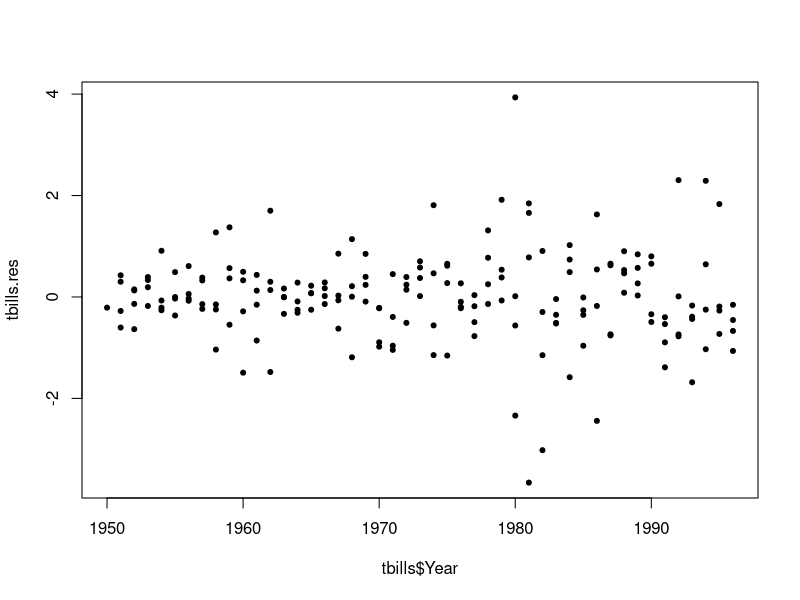
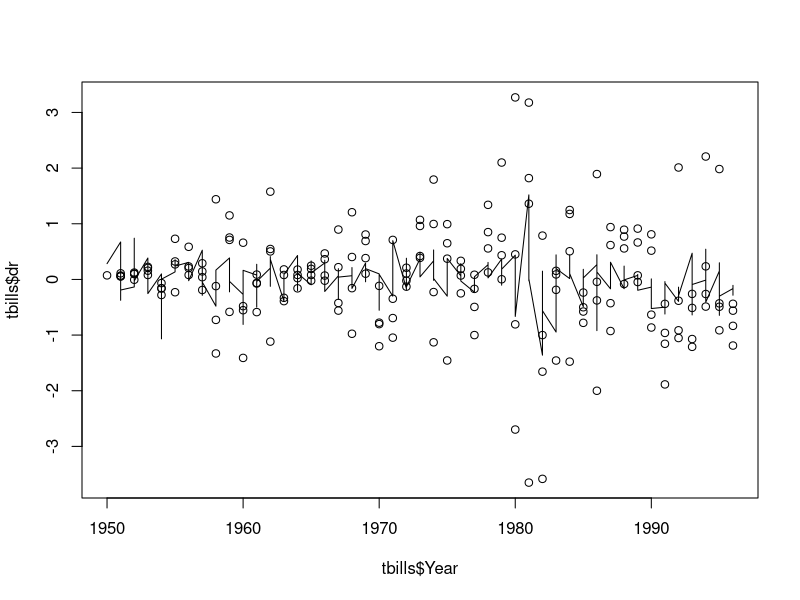

Here is the R script that generated these plots, in order: (Note: this script raises an error after producing the figures.)
library('zoo')

tbills <- read.table('tbrate.txt')
names(tbills) <- c('Obs', 'Year', 'Q', 'r', 'GDP', 'pi')
tbills <- zoo(tbills)

tbills$dGDP1 <- lag(tbills$GDP,-1) - lag(tbills$GDP,-2)

tbills$dr <- tbills$r - lag(tbills$r,-1)
tbills$dr1 <- lag(tbills$dr, -1, na.pad=TRUE)
tbills$dr2 <- lag(tbills$dr, -2, na.pad=TRUE)
tbills$pi1 <- lag(tbills$pi, -1, na.pad=TRUE)

tbills <- subset(tbills, Year > 1950 | Q==4)

tbills.lm <- lm(dr~pi1+dGDP1+dr1+dr2, data= tbills)
tbills.res <- residuals(tbills.lm)
tbills$fit <- fitted(tbills.lm)

#residuals from the regression
plot(tbills$Year, tbills.res, pch=20) 

#fitted vs actual values of dr
plot(tbills$Year, tbills$dr, type='points') + lines(tbills$Year, tbills$fit) 
ggplot(tbills, aes(Year, dr)) + geom_point(aes(Year, dr)) + geom_line(aes(Year, fit))

#regress the residuals on the fitted value and a constant
res.lm <- lm(tbills.res ~ tbills.fit)

#regress the fitted value on the residuals and a constant
fit.lm <- lm(tbills.fit ~ tbills.res)

########################## 2.24 ###########################

#ols w/o inflation
dr.lm <- lm(dr~dGDP1+dr1+dr2, data=tb2)
e <- residuals(dr.lm)

#ols of inflation
infl.lm <- lm(pi1 ~ dGDP1 + dr1 + dr2, data = tbills)
v <- residuals(infl.lm)

#regress e ~ v
ll <- lm(e~v+0)
